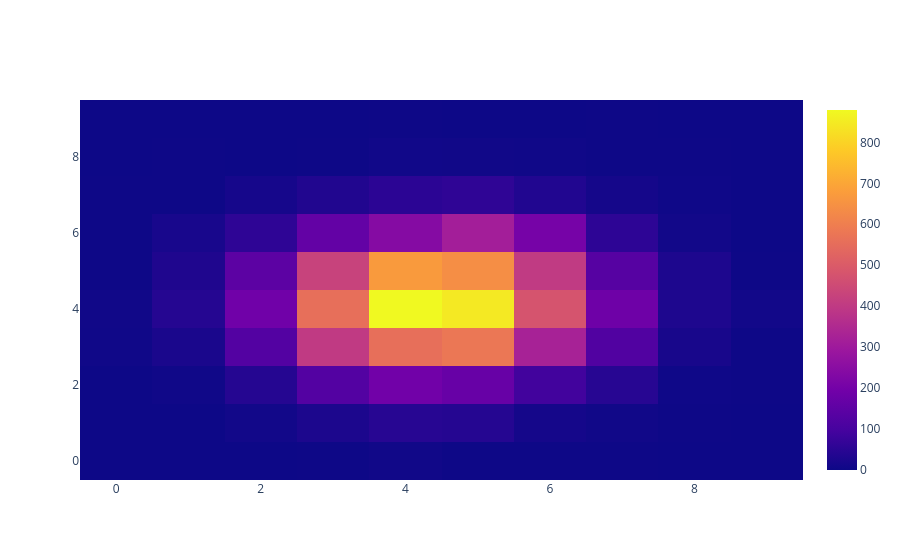

The code cell stored with this chart in its notebook:
### Code cell
# Default is heatmap
H2.plot()

### Figure 1 — Plotly figure (JSON) as saved in the notebook; plotly's stock layout.template omitted (floating-point values rounded to 4 significant figures)
{"data": [{"type": "heatmap", "z": [[0, 0, 0, 2, 6, 2, 2, 1, 0, 0], [0, 0, 9, 26, 45, 41, 14, 6, 2, 0], [0, 5, 41, 127, 194, 172, 91, 45, 4, 1], [5, 22, 126, 401, 558, 579, 327, 123, 18, 1], [6, 41, 192, 556, 879, 846, 479, 187, 29, 8], [2, 30, 146, 426, 672, 640, 403, 134, 27, 2], [1, 19, 57, 161, 240, 313, 204, 55, 9, 0], [1, 1, 15, 34, 52, 59, 35, 13, 3, 0], [0, 2, 0, 2, 7, 6, 5, 2, 1, 0], [0, 0, 0, 0, 1, 0, 0, 1, 0, 0]]}], "layout": {}}
